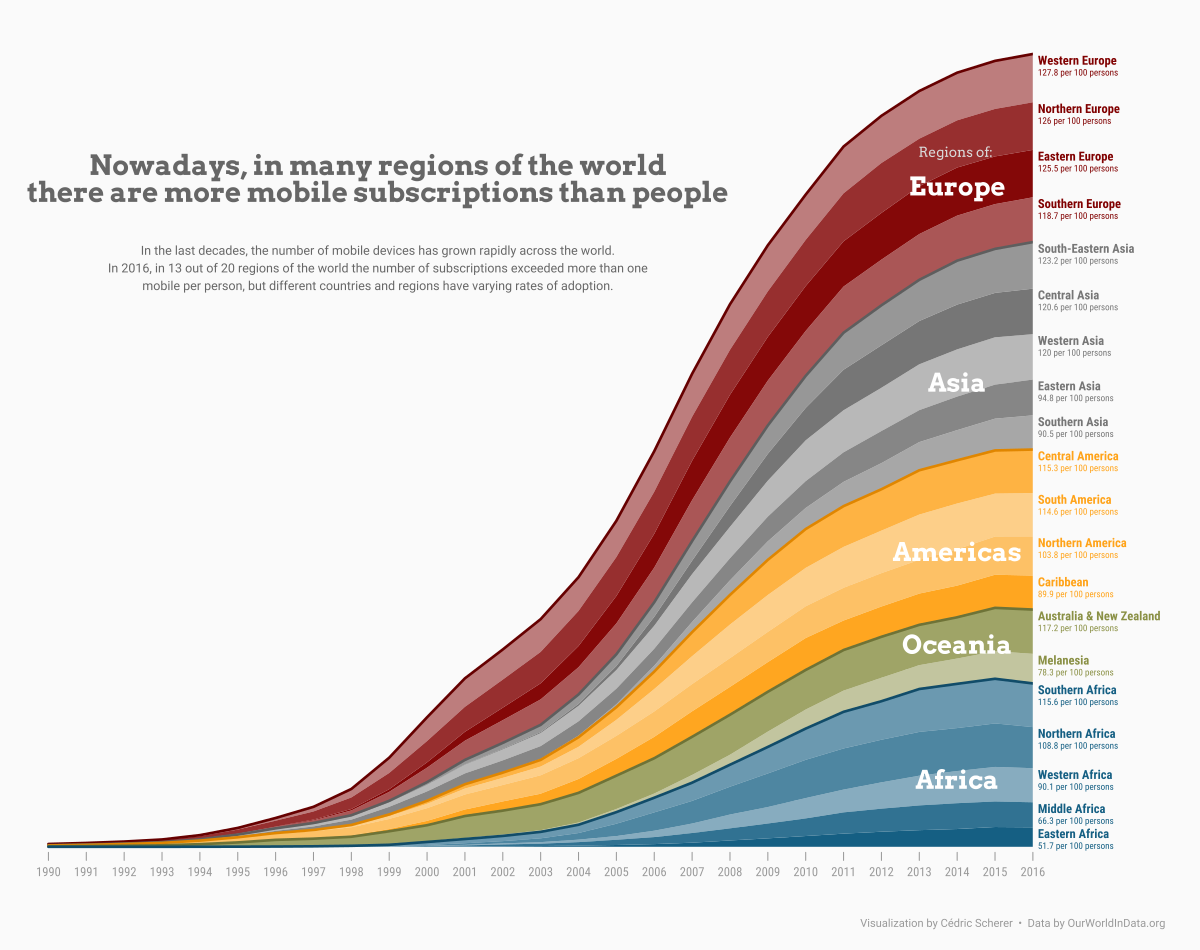

The R source for this figure:
library(tidyverse)
library(rnaturalearth)
library(ggtext)
library(ggsci)
library(showtext)

df_mobile <- readr::read_csv('https://raw.githubusercontent.com/rfordatascience/tidytuesday/master/data/2020/2020-11-10/mobile.csv')

df_countries <- 
  ne_countries(scale = 110, returnclass = "sf") %>% 
  as_tibble()

df_mobile_sub <-
  df_mobile %>% 
  filter(year < max(year)) %>% 
  left_join(df_countries, by = c("code" = "iso_a3")) %>% 
  group_by(entity, year) %>% 
  slice(1) %>%
  ungroup %>% 
  add_count(entity) %>% 
  filter(n == max(n), !is.na(subregion)) %>% 
  dplyr::select(entity, year, mobile_subs, continent.x, continent.y, subregion, n) %>% 
  group_by(continent.x, subregion, year) %>% 
  summarize(mobile_subs = mean(mobile_subs, na.rm = TRUE)) %>% 
  arrange(year, continent.x, subregion) %>% 
  group_by(continent.x, year) %>% 
  mutate(
    id = row_number(), 
    alpha = id / max(id),
    subregion = str_replace(subregion, "\\band\\b", "&")
  ) %>% 
  ungroup

df_mobile_end <-
  df_mobile_sub %>% 
  filter(year == max(year)) %>% 
  group_by(continent.x) %>% 
  mutate(end_cont = mean(mobile_subs[which(year == 2016)])) %>% 
  group_by(subregion) %>% 
  mutate(end_sub = mobile_subs[which(year == 2016)]) %>% 
  arrange(-end_cont, -end_sub) %>% 
  ungroup %>% 
  mutate(id_sort = row_number()) %>% 
  dplyr::select(subregion, id_sort, end_cont, end_sub)

df_mobile_fct <-
  df_mobile_sub %>% 
  left_join(df_mobile_end, by = c("subregion")) %>% 
  mutate(
    continent.x = fct_reorder(continent.x, -end_cont),
    subregion = fct_reorder(subregion, id_sort),
    continent_rev = fct_rev(continent.x)
  )

theme_set(theme_void(base_family = "Roboto Condensed", base_size = 9))

theme_update(
  axis.text.x = element_text(color = "grey60", margin = margin(t = 4)),
  axis.ticks.x = element_line(color = "grey60"),
  axis.ticks.length.x = unit(.4, "lines"),
  legend.position = "none",
  panel.grid = element_blank(),
  plot.margin = margin(35, 25, 15, 35),
  plot.background = element_rect(fill = "grey98", color = "grey98"),
  plot.caption = element_text(family = "Roboto", color = "grey60", 
                              size = 8, margin = margin(t = 30, r = 50))
) 

font_add_google("Roboto Condensed")
font_add_google("Roboto")
font_add_google("Arvo")

showtext_auto()

plot <- ggplot(
  df_mobile_fct,
  aes(
    x = year,
    y = mobile_subs,
    group = subregion,
    alpha = -alpha
  )
) +
  geom_area(
    aes(fill = continent.x),
    position = "stack",
    size = 0
  ) +
  geom_area(
    data = df_mobile_fct %>% group_by(continent.x, year) %>%
      summarise(mobile_subs = sum(mobile_subs)),
    aes(
      year, mobile_subs,
      group = continent.x,
      color = continent.x,
      color = after_scale(colorspace::darken(color, 0.2, space = "HLS"))
    ),
    inherit.aes = FALSE,
    position = "stack",
    fill = "transparent",
    size = 0.9
  ) +
  annotate(
    geom = "rect",
    xmin = 2016, xmax = Inf,
    ymin = -Inf, ymax = Inf,
    fill = "grey98",
    size = 0
  ) +
  geom_richtext(
    data = df_mobile_fct %>% filter(year == 2014) %>% 
      group_by(continent_rev, year) %>% 
      summarise(mobile_subs = sum(mobile_subs)),
    aes(
     year, 
     mobile_subs,
     label = continent_rev,
     vjust = mobile_subs / 130
    ),
    inherit.aes = FALSE,
    position = "stack",
    size = 6.5,
    family = "Arvo",
    fontface = "bold",
    color = "white",
    label.color = NA,
    fill = NA
  ) +
  annotate(
    "text",
    x = 2014,
    y = 1840,
    label = "Regions of: ",
    color = "grey85",
    size = 3.5,
    family = "Arvo"
  ) +
  geom_richtext(
    data = df_mobile_fct %>% filter(year == 2016),
    aes(year, mobile_subs, group = subregion,
        label = glue::glue("<b style='font-size:9pt;'>{subregion}</b><br>{round(mobile_subs, 1)} per 100 persons"),
        color = continent.x,
        hjust = 0,
        vjust = 0.9),
    inherit.aes = FALSE,
    position = "stack",
    family = "Roboto Condensed",
    size = 2.3,
    label.color = NA,
    fill = NA
  ) +
  geom_richtext(
    data = tibble(year = 1998.7, mobile_subs = 1650),
    aes(
      year,
      mobile_subs,
      label = glue::glue("<b style='font-size:20pt;font-family:Arvo;'>Nowadays, in many regions of the world<br>there are more mobile subscriptions than people</b><br><br><br><span style='font-size:9pt'>In the last decades, the number of mobile devices has grown rapidly across the world.<br>In 2016, in 13 out of 20 regions of the world the number of subscriptions exceeded more than one<br>mobile per person, but different countries and regions have varying rates of adoption.")
    ),
    inherit.aes = FALSE,
    position = "stack",
    family = "Roboto",
    size = 2.8,
    color = "grey40",
    label.color = NA,
    fill = NA,
    lineheight = 1.6
  ) +
  coord_cartesian(clip = "off") +
  scale_x_continuous(
    expand = c(0, 0),
    limits = c(1990, 2019.5),
    breaks = 1990:2016
  ) +
  scale_y_continuous(
    expand = c(0.007, 0.007)
  ) +
  scale_color_uchicago() +
  scale_fill_uchicago() +
  scale_alpha(range = c(0.5, 1)) +
  labs(caption = "Visualization by Cédric Scherer  •  Data by OurWorldInData.org")

path <- here::here(2020, "reference", "week_46", "cedric")
ggsave(paste0(path, ".pdf"), plot, width = 12, height = 9.5, device = cairo_pdf)
